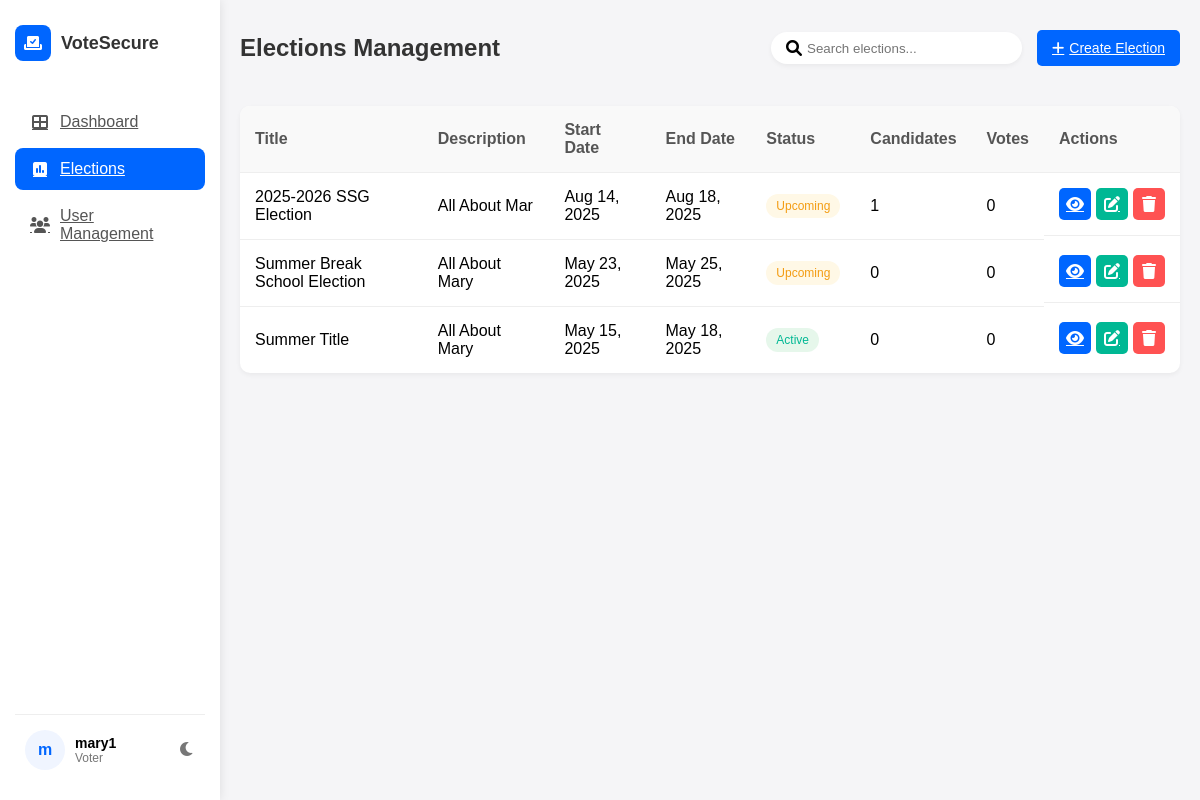
Page /elections.php (signed in) on the committed database.
### tables this page shows
CREATE TABLE `users` (
  `id` int(11) NOT NULL AUTO_INCREMENT,
  `username` varchar(50) NOT NULL,
  `email` varchar(100) NOT NULL,
  `password` varchar(255) NOT NULL,
  `created_at` timestamp NULL DEFAULT current_timestamp(),
  `role` varchar(50) NOT NULL DEFAULT 'voter',
  PRIMARY KEY (`id`),
  UNIQUE KEY `username` (`username`),
  UNIQUE KEY `email` (`email`)
);

CREATE TABLE `elections` (
  `id` int(11) NOT NULL AUTO_INCREMENT,
  `title` varchar(255) NOT NULL,
  `description` text DEFAULT NULL,
  `start_date` date NOT NULL,
  `end_date` date NOT NULL,
  `status` enum('active','inactive','upcoming') NOT NULL DEFAULT 'inactive',
  `created_at` timestamp NULL DEFAULT current_timestamp(),
  `created_by` int(11) NOT NULL,
  PRIMARY KEY (`id`)
);

### elections.php (the view, shortened to what this page needs)
<?php
include 'db_connect.php';
$user_id = $_SESSION['user_id'];
$stmt = $conn->prepare("SELECT username, role FROM users WHERE id = ?");
$stmt->bind_param("i", $user_id);
$stmt->execute();
$result = $stmt->get_result();
$user = $result->fetch_assoc();
$elections = [];
$elections_query = $conn->query("SELECT * FROM elections ORDER BY start_date DESC");
while ($row = $elections_query->fetch_assoc()) {
    $cid = $row['id'];
    $cand_q = $conn->query("SELECT COUNT(*) as count FROM candidates WHERE election_id = $cid");
    $row['candidate_count'] = $cand_q ? $cand_q->fetch_assoc()['count'] : 0;
    $vote_q = $conn->query("SELECT COUNT(*) as count FROM votes WHERE election_id = $cid");
    $row['vote_count'] = $vote_q ? $vote_q->fetch_assoc()['count'] : 0;
    $elections[] = $row;
}
?>
<!DOCTYPE html>
<html lang="en">
<head>
    <link rel="stylesheet" href="https://cdnjs.cloudflare.com/ajax/libs/font-awesome/6.0.0/css/all.min.css">
</head>
<body>
    <div class="sidebar">
        <div class="logo-container">
            <div class="logo">
                <i class="fas fa-vote-yea"></i>
            </div>
            <div class="logo-text">VoteSecure</div>
        </div>
        <div class="nav-menu">
            <a href="dashboard.php" class="nav-item">
                <i class="fas fa-th-large"></i>
                <span class="nav-text">Dashboard</span>
            </a>
            <a href="elections.php" class="nav-item active">
                <i class="fas fa-poll"></i>
                <span class="nav-text">Elections</span>
            </a>
            <a href="users.php" class="nav-item">
                <i class="fas fa-users"></i>
                <span class="nav-text">User Management</span>
            </a>
        </div>
        <div class="user-profile">
            <div class="user-avatar">
                <?php
                if ($user) {
                    echo '<div style="width:100%;height:100%;display:flex;justify-content:center;align-items:center;background-color:#f0f5ff;color:#0066ff;font-weight:bold;">' . substr($user['username'], 0, 1) . '</div>';
                } else {
                    echo '<i class="fas fa-user"></i>';
                }
                ?>
            </div>
            <div class="user-info">
                <div class="user-name"><?php echo $user ? $user['username'] : 'User'; ?></div>
                <div class="user-role"><?php echo $user ? ucfirst($user['role']) : 'Role'; ?></div>
            </div>
            <div class="dark-mode-toggle">
                <i class="fas fa-moon"></i>
            </div>
        </div>
    </div>
    <div class="main-content">
        <div class="header">
            <div class="page-title">Elections Management</div>
            <div class="header-actions">
                <div class="search-bar">
                    <i class="fas fa-search"></i>
                    <input type="text" placeholder="Search elections...">
                </div>
                <a href="create_election.php" class="btn-primary">
                    <i class="fas fa-plus"></i> Create Election
                </a>
            </div>
        </div>
        <table class="elections-table">
            <thead>
                <tr>
                    <th>Title</th>
                    <th>Description</th>
                    <th>Start Date</th>
                    <th>End Date</th>
                    <th>Status</th>
                    <th>Candidates</th>
                    <th>Votes</th>
                    <th>Actions</th>
                </tr>
            </thead>
            <tbody>
                <?php if (count($elections) > 0) { ?>
                    <?php foreach ($elections as $election) { ?>
                        <tr>
                            <td><?php echo htmlspecialchars($election['title']); ?></td>
                            <td><?php echo htmlspecialchars(substr($election['description'], 0, 50)) . (strlen($election['description']) > 50 ? '...' : ''); ?></td>
                            <td><?php echo date('M d, Y', strtotime($election['start_date'])); ?></td>
                            <td><?php echo date('M d, Y', strtotime($election['end_date'])); ?></td>
                            <td>
                                <?php
                                $now = new DateTime();
                                $start = new DateTime($election['start_date']);
                                $end = new DateTime($election['end_date']);
                                if ($election['status'] == 'canceled') {
                                    echo '<span class="status-badge status-canceled">Canceled</span>';
                                } else if ($now < $start) {
                                    echo '<span class="status-badge status-upcoming">Upcoming</span>';
                                } else if ($now >= $start && $now <= $end) {
                                    echo '<span class="status-badge status-active">Active</span>';
                                } else {
                                    echo '<span class="status-badge status-completed">Completed</span>';
                                }
                                ?>
                            </td>
                            <td><?php echo $election['candidate_count'] ?? 0; ?></td>
                            <td><?php echo $election['vote_count'] ?? 0; ?></td>
                            <td class="action-buttons">
                                <a href="view_election.php?id=<?php echo $election['id']; ?>" class="btn-action btn-view" title="View">
                                    <i class="fas fa-eye"></i>
                                </a>
                                <a href="edit_election.php?id=<?php echo $election['id']; ?>" class="btn-action btn-edit" title="Edit">
                                    <i class="fas fa-edit"></i>
                                </a>
                                <a href="elections.php?delete=<?php echo $election['id']; ?>" class="btn-action btn-delete" title="Delete" onclick="return confirm('Are you sure you want to delete this election?');">
                                    <i class="fas fa-trash"></i>
                                </a>
                            </td>
                        </tr>
                    <?php } ?>
                <?php } else { ?>
                    <tr>
                        <td colspan="8" style="text-align: center; padding: 30px;">No elections found. Create your first election!</td>
                    </tr>
                <?php } ?>
            </tbody>
        </table>
    </div>
</body>
</html>

### elections.php (style rules this page uses)
* { margin: 0; padding: 0; box-sizing: border-box; font-family: Arial, sans-serif; }
body { background-color: #f5f5f7; display: flex; min-height: 100vh; }
.sidebar { width: 220px; background-color: white; box-shadow: 0 0 10px rgba(0, 0, 0, 0.1); padding: 15px; display: flex; flex-direction: column; position: fixed; height: 100vh; }
.logo-container { display: flex; align-items: center; padding: 10px 0 20px 0; }
.logo { background-color: #0066ff; color: white; width: 36px; height: 36px; border-radius: 8px; display: flex; justify-content: center; align-items: center; margin-right: 10px; }
.logo-text { font-weight: bold; font-size: 18px; color: #333; }
.nav-menu { margin-top: 20px; flex-grow: 1; }
.nav-item { display: flex; align-items: center; padding: 12px 15px; margin-bottom: 5px; border-radius: 8px; cursor: pointer; color: #555; transition: all 0.3s ease; }
.nav-item.active { background-color: #0066ff; color: white; }
.nav-item i { margin-right: 10px; width: 20px; text-align: center; }
.user-profile { display: flex; align-items: center; padding: 15px 10px; border-top: 1px solid #eee; margin-top: auto; }
.user-avatar { width: 40px; height: 40px; border-radius: 50%; background-color: #ddd; display: flex; justify-content: center; align-items: center; margin-right: 10px; overflow: hidden; }
.user-info { flex-grow: 1; }
.user-name { font-weight: bold; font-size: 14px; }
.user-role { color: #777; font-size: 12px; }
.dark-mode-toggle { margin-left: 10px; color: #777; cursor: pointer; }
.main-content { flex: 1; margin-left: 220px; padding: 20px; }
.header { display: flex; justify-content: space-between; align-items: center; padding: 10px 0 20px 0; }
.page-title { font-size: 24px; font-weight: bold; color: #333; }
.header-actions { display: flex; align-items: center; }
.search-bar { background-color: white; border-radius: 20px; padding: 8px 15px; display: flex; align-items: center; margin-right: 15px; box-shadow: 0 2px 5px rgba(0, 0, 0, 0.05); }
.search-bar input { border: none; outline: none; margin-left: 5px; width: 200px; }
.btn-primary { background-color: #0066ff; color: white; border: none; padding: 10px 15px; border-radius: 5px; font-size: 14px; cursor: pointer; display: flex; align-items: center; }
.btn-primary i { margin-right: 5px; }
.elections-table { width: 100%; border-collapse: collapse; margin-top: 20px; background-color: white; border-radius: 10px; overflow: hidden; box-shadow: 0 2px 5px rgba(0, 0, 0, 0.05); }
.elections-table th, .elections-table td { padding: 15px; text-align: left; border-bottom: 1px solid #eee; }
.elections-table th { background-color: #f9f9f9; font-weight: 600; color: #555; }
.elections-table tr:last-child td { border-bottom: none; }
.status-badge { display: inline-block; padding: 5px 10px; border-radius: 15px; font-size: 12px; font-weight: 500; }
.status-active { background-color: #e6f7eb; color: #00b894; }
.status-upcoming { background-color: #fff8e6; color: #f39c12; }
.action-buttons { display: flex; gap: 5px; }
.btn-action { width: 32px; height: 32px; border-radius: 5px; display: flex; justify-content: center; align-items: center; cursor: pointer; color: white; }
.btn-view { background-color: #0066ff; }
.btn-edit { background-color: #00b894; }
.btn-delete { background-color: #ff5252; }

### rows in the picture
users: username "m", username "mary1", role "Voter"
elections: title "2025-2026 SSG Election", description "All About Mar", start_date "Aug 14, 2025", end_date "Aug 18, 2025", status "Upcoming", candidate_count "1", vote_count "0"
elections: title "Summer Break School Election", description "All About Mary", start_date "May 23, 2025", end_date "May 25, 2025", status "Upcoming", candidate_count "0", vote_count "0"
elections: title "Summer Title", description "All About Mary", start_date "May 15, 2025", end_date "May 18, 2025", status "Active", candidate_count "0", vote_count "0"
